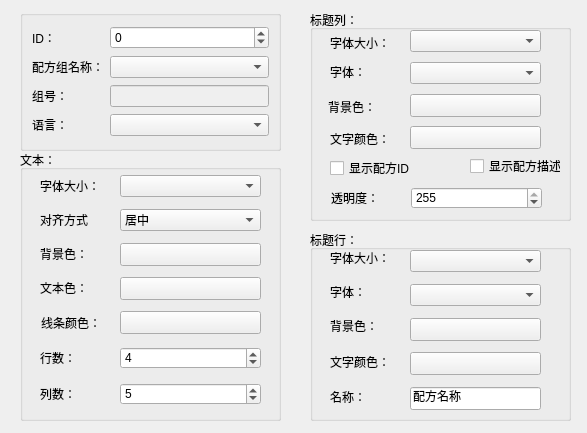
<?xml version="1.0" encoding="UTF-8"?>
<ui version="4.0">
 <class>Qrepicegenaral</class>
 <widget class="QWidget" name="Qrepicegenaral">
  <property name="geometry">
   <rect>
    <x>0</x>
    <y>0</y>
    <width>587</width>
    <height>433</height>
   </rect>
  </property>
  <property name="windowTitle">
   <string>Form</string>
  </property>
  <widget class="QGroupBox" name="groupBox_2">
   <property name="geometry">
    <rect>
     <x>20</x>
     <y>150</y>
     <width>261</width>
     <height>271</height>
    </rect>
   </property>
   <property name="title">
    <string>文本：</string>
   </property>
   <widget class="QLabel" name="label_3">
    <property name="geometry">
     <rect>
      <x>20</x>
      <y>25</y>
      <width>61</width>
      <height>21</height>
     </rect>
    </property>
    <property name="text">
     <string>字体大小：</string>
    </property>
   </widget>
   <widget class="QLabel" name="label_4">
    <property name="geometry">
     <rect>
      <x>20</x>
      <y>127</y>
      <width>61</width>
      <height>21</height>
     </rect>
    </property>
    <property name="text">
     <string>文本色：</string>
    </property>
   </widget>
   <widget class="QPushButton" name="btn_textcolor">
    <property name="geometry">
     <rect>
      <x>100</x>
      <y>127</y>
      <width>141</width>
      <height>23</height>
     </rect>
    </property>
    <property name="focusPolicy">
     <enum>Qt::NoFocus</enum>
    </property>
    <property name="text">
     <string/>
    </property>
   </widget>
   <widget class="QComboBox" name="comboBox_text_fontsize">
    <property name="geometry">
     <rect>
      <x>100</x>
      <y>25</y>
      <width>141</width>
      <height>22</height>
     </rect>
    </property>
   </widget>
   <widget class="QLabel" name="label_13">
    <property name="geometry">
     <rect>
      <x>20</x>
      <y>59</y>
      <width>61</width>
      <height>21</height>
     </rect>
    </property>
    <property name="text">
     <string>对齐方式</string>
    </property>
   </widget>
   <widget class="QComboBox" name="m_AligentcmBox">
    <property name="geometry">
     <rect>
      <x>100</x>
      <y>59</y>
      <width>141</width>
      <height>22</height>
     </rect>
    </property>
    <item>
     <property name="text">
      <string>居中</string>
     </property>
    </item>
    <item>
     <property name="text">
      <string>靠左</string>
     </property>
    </item>
    <item>
     <property name="text">
      <string>靠右</string>
     </property>
    </item>
   </widget>
   <widget class="QPushButton" name="btn_bk">
    <property name="geometry">
     <rect>
      <x>100</x>
      <y>93</y>
      <width>141</width>
      <height>23</height>
     </rect>
    </property>
    <property name="focusPolicy">
     <enum>Qt::NoFocus</enum>
    </property>
    <property name="text">
     <string/>
    </property>
   </widget>
   <widget class="QLabel" name="label">
    <property name="geometry">
     <rect>
      <x>20</x>
      <y>93</y>
      <width>61</width>
      <height>21</height>
     </rect>
    </property>
    <property name="text">
     <string>背景色：</string>
    </property>
   </widget>
   <widget class="QSpinBox" name="m_Coloum">
    <property name="geometry">
     <rect>
      <x>100</x>
      <y>233</y>
      <width>141</width>
      <height>22</height>
     </rect>
    </property>
    <property name="minimum">
     <number>1</number>
    </property>
    <property name="maximum">
     <number>20</number>
    </property>
    <property name="value">
     <number>5</number>
    </property>
   </widget>
   <widget class="QLabel" name="label_14">
    <property name="geometry">
     <rect>
      <x>20</x>
      <y>233</y>
      <width>61</width>
      <height>21</height>
     </rect>
    </property>
    <property name="text">
     <string>列数：</string>
    </property>
   </widget>
   <widget class="QSpinBox" name="m_row">
    <property name="geometry">
     <rect>
      <x>100</x>
      <y>197</y>
      <width>141</width>
      <height>22</height>
     </rect>
    </property>
    <property name="minimum">
     <number>1</number>
    </property>
    <property name="maximum">
     <number>20</number>
    </property>
    <property name="value">
     <number>4</number>
    </property>
   </widget>
   <widget class="QLabel" name="label_12">
    <property name="geometry">
     <rect>
      <x>20</x>
      <y>197</y>
      <width>61</width>
      <height>21</height>
     </rect>
    </property>
    <property name="text">
     <string>行数：</string>
    </property>
   </widget>
   <widget class="QPushButton" name="btn_Linecolor">
    <property name="geometry">
     <rect>
      <x>100</x>
      <y>161</y>
      <width>141</width>
      <height>23</height>
     </rect>
    </property>
    <property name="focusPolicy">
     <enum>Qt::NoFocus</enum>
    </property>
    <property name="text">
     <string/>
    </property>
   </widget>
   <widget class="QLabel" name="m_LineColorlabel">
    <property name="geometry">
     <rect>
      <x>21</x>
      <y>162</y>
      <width>61</width>
      <height>21</height>
     </rect>
    </property>
    <property name="text">
     <string>线条颜色：</string>
    </property>
   </widget>
  </widget>
  <widget class="QGroupBox" name="groupBox_3">
   <property name="geometry">
    <rect>
     <x>310</x>
     <y>10</y>
     <width>261</width>
     <height>211</height>
    </rect>
   </property>
   <property name="title">
    <string>标题列：</string>
   </property>
   <widget class="QLabel" name="label_6">
    <property name="geometry">
     <rect>
      <x>20</x>
      <y>25</y>
      <width>61</width>
      <height>16</height>
     </rect>
    </property>
    <property name="text">
     <string>字体大小：</string>
    </property>
   </widget>
   <widget class="QPushButton" name="btn_title_bk">
    <property name="geometry">
     <rect>
      <x>100</x>
      <y>84</y>
      <width>131</width>
      <height>23</height>
     </rect>
    </property>
    <property name="focusPolicy">
     <enum>Qt::NoFocus</enum>
    </property>
    <property name="text">
     <string/>
    </property>
   </widget>
   <widget class="QPushButton" name="btn_title_color">
    <property name="geometry">
     <rect>
      <x>100</x>
      <y>116</y>
      <width>131</width>
      <height>23</height>
     </rect>
    </property>
    <property name="focusPolicy">
     <enum>Qt::NoFocus</enum>
    </property>
    <property name="text">
     <string/>
    </property>
   </widget>
   <widget class="QLabel" name="label_7">
    <property name="geometry">
     <rect>
      <x>18</x>
      <y>86</y>
      <width>71</width>
      <height>21</height>
     </rect>
    </property>
    <property name="text">
     <string>背景色：</string>
    </property>
   </widget>
   <widget class="QLabel" name="label_8">
    <property name="geometry">
     <rect>
      <x>20</x>
      <y>52</y>
      <width>61</width>
      <height>20</height>
     </rect>
    </property>
    <property name="text">
     <string>字体：</string>
    </property>
   </widget>
   <widget class="QLabel" name="label_10">
    <property name="geometry">
     <rect>
      <x>20</x>
      <y>118</y>
      <width>71</width>
      <height>21</height>
     </rect>
    </property>
    <property name="text">
     <string>文字颜色：</string>
    </property>
   </widget>
   <widget class="QComboBox" name="comboBox_title_font">
    <property name="geometry">
     <rect>
      <x>100</x>
      <y>52</y>
      <width>131</width>
      <height>22</height>
     </rect>
    </property>
   </widget>
   <widget class="QComboBox" name="comboBox_title_fontsize">
    <property name="geometry">
     <rect>
      <x>100</x>
      <y>20</y>
      <width>131</width>
      <height>22</height>
     </rect>
    </property>
   </widget>
   <widget class="QCheckBox" name="m_ShowDescriptckBox">
    <property name="geometry">
     <rect>
      <x>160</x>
      <y>148</y>
      <width>91</width>
      <height>16</height>
     </rect>
    </property>
    <property name="text">
     <string>显示配方描述</string>
    </property>
   </widget>
   <widget class="QCheckBox" name="m_ShowRecipeIDCkBox">
    <property name="geometry">
     <rect>
      <x>20</x>
      <y>150</y>
      <width>201</width>
      <height>16</height>
     </rect>
    </property>
    <property name="text">
     <string>显示配方ID</string>
    </property>
   </widget>
   <widget class="QSpinBox" name="m_TransparentspBox">
    <property name="geometry">
     <rect>
      <x>101</x>
      <y>177</y>
      <width>131</width>
      <height>22</height>
     </rect>
    </property>
    <property name="maximum">
     <number>255</number>
    </property>
    <property name="value">
     <number>255</number>
    </property>
   </widget>
   <widget class="QLabel" name="m_Transparentlabel">
    <property name="geometry">
     <rect>
      <x>21</x>
      <y>177</y>
      <width>61</width>
      <height>21</height>
     </rect>
    </property>
    <property name="text">
     <string>透明度：</string>
    </property>
   </widget>
   <zorder>label_6</zorder>
   <zorder>btn_title_bk</zorder>
   <zorder>btn_title_color</zorder>
   <zorder>label_7</zorder>
   <zorder>label_8</zorder>
   <zorder>label_10</zorder>
   <zorder>comboBox_title_font</zorder>
   <zorder>comboBox_title_fontsize</zorder>
   <zorder>m_ShowDescriptckBox</zorder>
   <zorder>m_ShowRecipeIDCkBox</zorder>
   <zorder>m_TransparentspBox</zorder>
   <zorder>m_Transparentlabel</zorder>
   <zorder>label_11</zorder>
  </widget>
  <widget class="QGroupBox" name="groupBox_4">
   <property name="geometry">
    <rect>
     <x>310</x>
     <y>230</y>
     <width>261</width>
     <height>191</height>
    </rect>
   </property>
   <property name="title">
    <string>标题行：</string>
   </property>
   <widget class="QLabel" name="label_16">
    <property name="geometry">
     <rect>
      <x>20</x>
      <y>20</y>
      <width>61</width>
      <height>16</height>
     </rect>
    </property>
    <property name="text">
     <string>字体大小：</string>
    </property>
   </widget>
   <widget class="QPushButton" name="m_RowBackColorBtn">
    <property name="geometry">
     <rect>
      <x>100</x>
      <y>88</y>
      <width>131</width>
      <height>23</height>
     </rect>
    </property>
    <property name="focusPolicy">
     <enum>Qt::NoFocus</enum>
    </property>
    <property name="text">
     <string/>
    </property>
   </widget>
   <widget class="QPushButton" name="m_RowTextcolorBtn">
    <property name="geometry">
     <rect>
      <x>100</x>
      <y>122</y>
      <width>131</width>
      <height>23</height>
     </rect>
    </property>
    <property name="focusPolicy">
     <enum>Qt::NoFocus</enum>
    </property>
    <property name="text">
     <string/>
    </property>
   </widget>
   <widget class="QLabel" name="label_17">
    <property name="geometry">
     <rect>
      <x>20</x>
      <y>88</y>
      <width>61</width>
      <height>16</height>
     </rect>
    </property>
    <property name="text">
     <string>背景色：</string>
    </property>
   </widget>
   <widget class="QLabel" name="label_18">
    <property name="geometry">
     <rect>
      <x>20</x>
      <y>54</y>
      <width>61</width>
      <height>16</height>
     </rect>
    </property>
    <property name="text">
     <string>字体：</string>
    </property>
   </widget>
   <widget class="QLabel" name="label_20">
    <property name="geometry">
     <rect>
      <x>20</x>
      <y>122</y>
      <width>61</width>
      <height>20</height>
     </rect>
    </property>
    <property name="text">
     <string>文字颜色：</string>
    </property>
   </widget>
   <widget class="QComboBox" name="m_RowFontcmBox">
    <property name="geometry">
     <rect>
      <x>100</x>
      <y>54</y>
      <width>131</width>
      <height>22</height>
     </rect>
    </property>
   </widget>
   <widget class="QComboBox" name="m_RowsizecmBox">
    <property name="geometry">
     <rect>
      <x>100</x>
      <y>20</y>
      <width>131</width>
      <height>22</height>
     </rect>
    </property>
   </widget>
   <widget class="QLabel" name="label_21">
    <property name="geometry">
     <rect>
      <x>20</x>
      <y>157</y>
      <width>61</width>
      <height>20</height>
     </rect>
    </property>
    <property name="text">
     <string>名称：</string>
    </property>
   </widget>
   <widget class="QLineEdit" name="m_RecipeNamelineEdit">
    <property name="geometry">
     <rect>
      <x>100</x>
      <y>157</y>
      <width>131</width>
      <height>23</height>
     </rect>
    </property>
    <property name="text">
     <string>配方名称</string>
    </property>
   </widget>
  </widget>
  <widget class="QGroupBox" name="groupBox">
   <property name="geometry">
    <rect>
     <x>20</x>
     <y>10</y>
     <width>261</width>
     <height>141</height>
    </rect>
   </property>
   <property name="title">
    <string/>
   </property>
   <layout class="QGridLayout" name="gridLayout">
    <item row="0" column="0">
     <widget class="QLabel" name="label_15">
      <property name="text">
       <string>ID：</string>
      </property>
     </widget>
    </item>
    <item row="1" column="0">
     <widget class="QLabel" name="label_2">
      <property name="text">
       <string>配方组名称：</string>
      </property>
     </widget>
    </item>
    <item row="1" column="1">
     <widget class="QComboBox" name="m_GroupRecipecmBox"/>
    </item>
    <item row="2" column="0">
     <widget class="QLabel" name="label_11">
      <property name="text">
       <string>组号：</string>
      </property>
     </widget>
    </item>
    <item row="2" column="1">
     <widget class="QLineEdit" name="m_noedit">
      <property name="enabled">
       <bool>false</bool>
      </property>
     </widget>
    </item>
    <item row="3" column="0">
     <widget class="QLabel" name="label_5">
      <property name="text">
       <string>语言：</string>
      </property>
     </widget>
    </item>
    <item row="3" column="1">
     <widget class="QComboBox" name="comboBox_lan"/>
    </item>
    <item row="0" column="1">
     <widget class="QSpinBox" name="spinBox">
      <property name="minimum">
       <number>-1</number>
      </property>
      <property name="maximum">
       <number>100000</number>
      </property>
     </widget>
    </item>
   </layout>
  </widget>
 </widget>
 <resources/>
 <connections/>
</ui>
